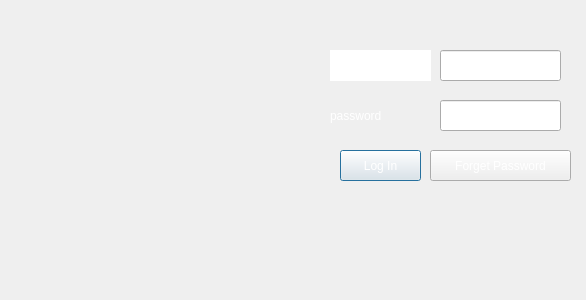
<?xml version="1.0" encoding="UTF-8"?>
<ui version="4.0">
 <class>LogInDialog</class>
 <widget class="QDialog" name="LogInDialog">
  <property name="geometry">
   <rect>
    <x>0</x>
    <y>0</y>
    <width>586</width>
    <height>300</height>
   </rect>
  </property>
  <property name="windowTitle">
   <string>Dialog</string>
  </property>
  <property name="styleSheet">
   <string notr="true">background-image: url(:/photo_2024-07-05_19-17-13.jpg);</string>
  </property>
  <widget class="QPushButton" name="pushButton_login">
   <property name="geometry">
    <rect>
     <x>340</x>
     <y>150</y>
     <width>81</width>
     <height>31</height>
    </rect>
   </property>
   <property name="styleSheet">
    <string notr="true">color: rgb(255, 255, 255);
font: 700 12pt &quot;Segoe UI&quot;;</string>
   </property>
   <property name="text">
    <string>Log In</string>
   </property>
  </widget>
  <widget class="QPushButton" name="pushButton_2">
   <property name="geometry">
    <rect>
     <x>430</x>
     <y>150</y>
     <width>141</width>
     <height>31</height>
    </rect>
   </property>
   <property name="styleSheet">
    <string notr="true">color: rgb(255, 255, 255);
font: 700 12pt &quot;Segoe UI&quot;;</string>
   </property>
   <property name="text">
    <string>Forget Password</string>
   </property>
  </widget>
  <widget class="QLineEdit" name="lineEdit_username">
   <property name="geometry">
    <rect>
     <x>440</x>
     <y>50</y>
     <width>121</width>
     <height>31</height>
    </rect>
   </property>
   <property name="styleSheet">
    <string notr="true">font: 16pt &quot;Sitka&quot;;
color: rgb(255, 255, 255);</string>
   </property>
  </widget>
  <widget class="QLineEdit" name="lineEdit_password">
   <property name="geometry">
    <rect>
     <x>440</x>
     <y>100</y>
     <width>121</width>
     <height>31</height>
    </rect>
   </property>
   <property name="styleSheet">
    <string notr="true">font: 16pt &quot;Sitka&quot;;
color: rgb(255, 255, 255);</string>
   </property>
   <property name="echoMode">
    <enum>QLineEdit::Password</enum>
   </property>
  </widget>
  <widget class="QLabel" name="label">
   <property name="geometry">
    <rect>
     <x>330</x>
     <y>50</y>
     <width>101</width>
     <height>31</height>
    </rect>
   </property>
   <property name="styleSheet">
    <string notr="true">background-color: rgb(255, 255, 255);
font: 14pt &quot;Segoe UI&quot;;
color: rgb(255, 255, 255);
font: 700 14pt &quot;Segoe UI&quot;;</string>
   </property>
   <property name="text">
    <string>username</string>
   </property>
  </widget>
  <widget class="QLabel" name="label_2">
   <property name="geometry">
    <rect>
     <x>330</x>
     <y>100</y>
     <width>101</width>
     <height>31</height>
    </rect>
   </property>
   <property name="styleSheet">
    <string notr="true">color: rgb(255, 255, 255);
font: 700 14pt &quot;Segoe UI&quot;;</string>
   </property>
   <property name="text">
    <string>password</string>
   </property>
  </widget>
 </widget>
 <resources/>
 <connections/>
</ui>
